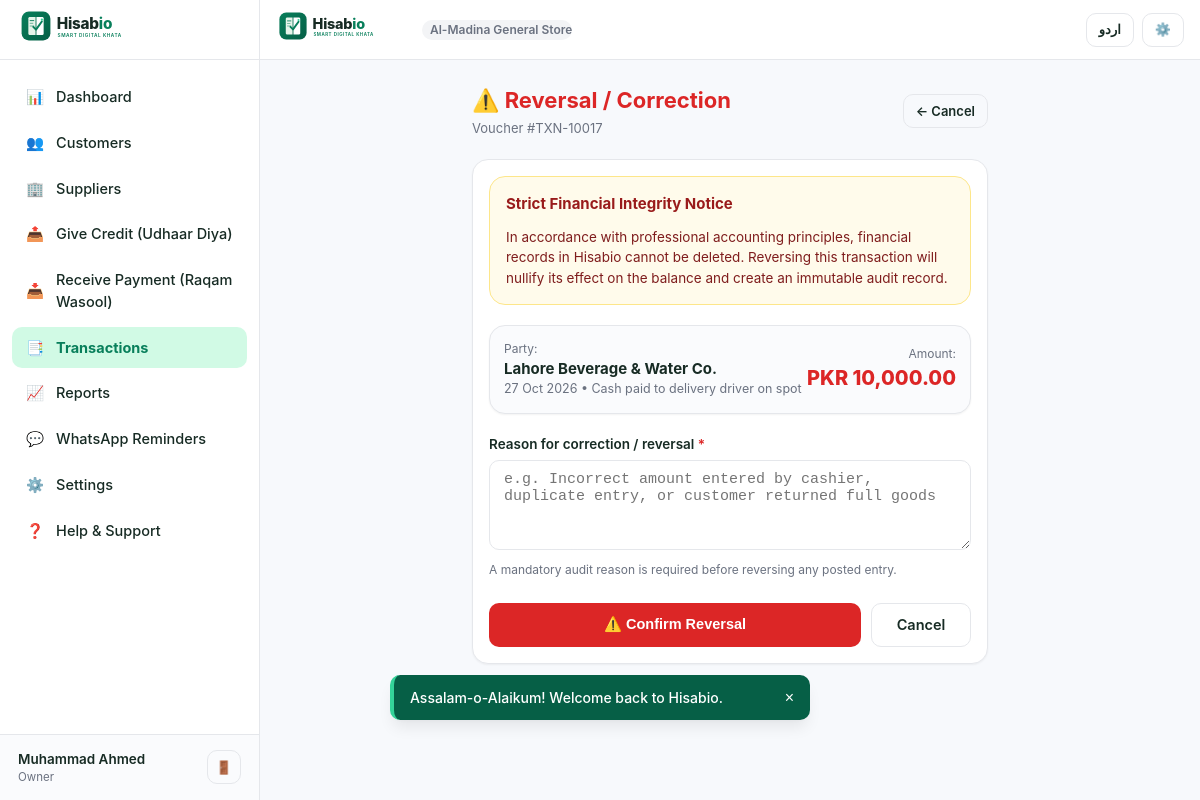
Page /transaction-reverse.php?id=17 (signed in) on the committed database.
### tables this page shows
CREATE TABLE `users` (
  `id` INT UNSIGNED AUTO_INCREMENT PRIMARY KEY,
  `full_name` VARCHAR(150) NOT NULL,
  `email` VARCHAR(191) NULL,
  `mobile` VARCHAR(25) NOT NULL,
  `password_hash` VARCHAR(255) NOT NULL,
  `status` ENUM('active', 'inactive', 'suspended') DEFAULT 'active',
  `created_at` DATETIME NOT NULL DEFAULT CURRENT_TIMESTAMP,
  `updated_at` DATETIME NOT NULL DEFAULT CURRENT_TIMESTAMP ON UPDATE CURRENT_TIMESTAMP,
  UNIQUE KEY `idx_users_mobile` (`mobile`),
  KEY `idx_users_email` (`email`)
);

CREATE TABLE `roles` (
  `id` INT UNSIGNED AUTO_INCREMENT PRIMARY KEY,
  `business_id` INT UNSIGNED NOT NULL,
  `role_name` VARCHAR(100) NOT NULL,
  `permissions` JSON NULL,
  `created_at` DATETIME NOT NULL DEFAULT CURRENT_TIMESTAMP,
  CONSTRAINT `fk_roles_business` FOREIGN KEY (`business_id`) REFERENCES `businesses` (`id`) ON DELETE CASCADE
);

CREATE TABLE `businesses` (
  `id` INT UNSIGNED AUTO_INCREMENT PRIMARY KEY,
  `business_name` VARCHAR(200) NOT NULL,
  `business_code` VARCHAR(50) NOT NULL UNIQUE,
  `owner_user_id` INT UNSIGNED NOT NULL,
  `business_category` VARCHAR(100) DEFAULT 'General Store',
  `logo` VARCHAR(255) NULL,
  `currency` VARCHAR(10) DEFAULT 'PKR',
  `country` VARCHAR(50) DEFAULT 'Pakistan',
  `city` VARCHAR(100) DEFAULT 'Lahore',
  `address` TEXT NULL,
  `phone` VARCHAR(25) NULL,
  `receipt_footer` TEXT NULL,
  `timezone` VARCHAR(50) DEFAULT 'Asia/Karachi',
  `language` VARCHAR(10) DEFAULT 'en',
  `status` ENUM('active', 'inactive') DEFAULT 'active',
  `created_at` DATETIME NOT NULL DEFAULT CURRENT_TIMESTAMP,
  `updated_at` DATETIME NOT NULL DEFAULT CURRENT_TIMESTAMP ON UPDATE CURRENT_TIMESTAMP,
  CONSTRAINT `fk_businesses_owner` FOREIGN KEY (`owner_user_id`) REFERENCES `users` (`id`) ON DELETE CASCADE
);

CREATE TABLE `transactions` (
  `id` INT UNSIGNED AUTO_INCREMENT PRIMARY KEY,
  `business_id` INT UNSIGNED NOT NULL,
  `transaction_reference` VARCHAR(60) NOT NULL,
  `account_id` INT UNSIGNED NOT NULL,
  `transaction_type` ENUM('credit_sale', 'payment_received', 'supplier_purchase', 'supplier_payment', 'adjustment', 'opening_balance', 'reversal') NOT NULL,
  `transaction_date` DATE NOT NULL,
  `amount` DECIMAL(18,2) NOT NULL,
  `payment_method` VARCHAR(50) DEFAULT 'Cash',
  `description` TEXT NULL,
  `due_date` DATE NULL,
  `reference_number` VARCHAR(100) NULL,
  `status` ENUM('completed', 'reversed', 'pending') NOT NULL DEFAULT 'completed',
  `created_by` INT UNSIGNED NULL,
  `created_at` DATETIME NOT NULL DEFAULT CURRENT_TIMESTAMP,
  `updated_at` DATETIME NOT NULL DEFAULT CURRENT_TIMESTAMP ON UPDATE CURRENT_TIMESTAMP,
  `reversed_transaction_id` INT UNSIGNED NULL,
  `correction_reason` TEXT NULL,
  KEY `idx_tx_bus_date` (`business_id`, `transaction_date`),
  KEY `idx_tx_account` (`account_id`),
  KEY `idx_tx_ref` (`business_id`, `transaction_reference`),
  KEY `idx_tx_type` (`business_id`, `transaction_type`),
  CONSTRAINT `fk_tx_business` FOREIGN KEY (`business_id`) REFERENCES `businesses` (`id`) ON DELETE CASCADE,
  CONSTRAINT `fk_tx_account` FOREIGN KEY (`account_id`) REFERENCES `accounts` (`id`) ON DELETE CASCADE
);

CREATE TABLE `suppliers` (
  `id` INT UNSIGNED AUTO_INCREMENT PRIMARY KEY,
  `business_id` INT UNSIGNED NOT NULL,
  `supplier_code` VARCHAR(50) NOT NULL,
  `name` VARCHAR(150) NOT NULL,
  `mobile` VARCHAR(25) NOT NULL,
  `alternate_contact` VARCHAR(100) NULL,
  `address` TEXT NULL,
  `notes` TEXT NULL,
  `status` ENUM('active', 'archived') DEFAULT 'active',
  `created_by` INT UNSIGNED NULL,
  `created_at` DATETIME NOT NULL DEFAULT CURRENT_TIMESTAMP,
  `updated_at` DATETIME NOT NULL DEFAULT CURRENT_TIMESTAMP ON UPDATE CURRENT_TIMESTAMP,
  `archived_at` DATETIME NULL,
  UNIQUE KEY `idx_supp_code_bus` (`business_id`, `supplier_code`),
  KEY `idx_supp_mobile_bus` (`business_id`, `mobile`),
  KEY `idx_supp_name_bus` (`business_id`, `name`),
  CONSTRAINT `fk_suppliers_business` FOREIGN KEY (`business_id`) REFERENCES `businesses` (`id`) ON DELETE CASCADE
);

### includes/lang.php (called while the page is built, shortened)
<?php
function get_current_lang(): string {
    return $_SESSION['app_lang'] ?? 'en';
}
function is_rtl(): bool {
    return get_current_lang() === 'ur';
}
function get_translations(): array {
    static $dict = null;
    if ($dict !== null) {
        return $dict;
    }
    return $dict;
}
function __(string $key): string {
    $lang = get_current_lang();
    $translations = get_translations();
    return $translations[$lang][$key] ?? $translations['en'][$key] ?? $key;
}

### includes/auth.php (called while the page is built, shortened)
<?php
function is_logged_in(): bool {
    return !empty($_SESSION['user_id']) && !empty($_SESSION['business_id']);
}
function current_user(): ?array {
    $pdo = get_db();
    $stmt = $pdo->prepare("SELECT id, full_name, email, mobile, status FROM users WHERE id = ?");
    $stmt->execute([$_SESSION['user_id']]);
    $user = $stmt->fetch() ?: null;
    return $user;
}
function current_business(): ?array {
    static $business = null;
    if ($business !== null) {
        return $business;
    }
    $pdo = get_db();
    $stmt = $pdo->prepare("
        SELECT b.*, r.role_name, r.permissions
        FROM businesses b
        JOIN business_users bu ON bu.business_id = b.id
        JOIN roles r ON r.id = bu.role_id
        WHERE b.id = ? AND bu.user_id = ? AND b.status = 'active'
    ");
    $stmt->execute([$_SESSION['business_id'], $_SESSION['user_id']]);
    $business = $stmt->fetch() ?: null;
    return $business;
}

### includes/functions.php (called while the page is built, shortened)
<?php
require_once __DIR__ . '/lang.php';
function format_currency($amount, bool $show_symbol = true, string $currency = 'PKR'): string {
    $val = (float)$amount;
    $formatted = number_format(abs($val), 2, '.', ',');
    $prefix = $show_symbol ? $currency . ' ' : '';
    return $prefix . $formatted;
}
function format_date(?string $date_str, string $format = 'd M Y'): string {
    $timestamp = strtotime($date_str);
    return $timestamp ? date($format, $timestamp) : '—';
}

### transaction-reverse.php (the view, shortened to what this page needs)
<?php
require_once __DIR__ . '/includes/auth.php';
require_once __DIR__ . '/includes/functions.php';
$biz = current_business();
$biz_id = (int)$biz['id'];
$tx_id = (int)($_GET['id'] ?? 0);
$pdo = get_db();
$stmt = $pdo->prepare("
    SELECT t.*, a.account_type,
           c.name AS customer_name, s.name AS supplier_name
    FROM transactions t
    JOIN accounts a ON a.id = t.account_id
    LEFT JOIN customers c ON c.id = a.customer_id
    LEFT JOIN suppliers s ON s.id = a.supplier_id
    WHERE t.id = ? AND t.business_id = ?
");
$stmt->execute([$tx_id, $biz_id]);
$tx = $stmt->fetch();
$reason = '';
$party_name = $tx['account_type'] === 'customer' ? $tx['customer_name'] : $tx['supplier_name'];
include __DIR__ . '/includes/header.php';
?>
<div class="page-container" style="max-width: 580px;">
  <div class="page-header">
    <div>
      <h1 class="page-title text-danger">⚠️ Reversal / Correction</h1>
      <p class="page-subtitle">Voucher #<?= htmlspecialchars($tx['transaction_reference']) ?></p>
    </div>
    <a href="<?= BASE_URL ?>transaction-details.php?id=<?= $tx['id'] ?>" class="btn btn-outline btn-sm">
      ← <?= __('cancel') ?>
    </a>
  </div>
  <div class="card">
    <div class="inline-confirmation warning" style="margin-top: 0; margin-bottom: 20px;">
      <span class="confirmation-title">Strict Financial Integrity Notice</span>
      <p class="confirmation-body">
        In accordance with professional accounting principles, financial records in Hisabio cannot be deleted. Reversing this transaction will nullify its effect on the balance and create an immutable audit record.
      </p>
    </div>
    <div class="card" style="background: #FAFBFD; border: 1px solid var(--border); padding: 14px; margin-bottom: 20px;">
      <div class="flex-between">
        <div>
          <div style="font-size: 12px; color: var(--text-muted);">Party:</div>
          <div style="font-weight: 700; font-size: 15px;"><?= htmlspecialchars($party_name) ?></div>
          <div style="font-size: 12.5px; color: var(--text-muted);"><?= format_date($tx['transaction_date']) ?> • <?= htmlspecialchars($tx['description']) ?></div>
        </div>
        <div style="text-align: right;">
          <div style="font-size: 12px; color: var(--text-muted);">Amount:</div>
          <div style="font-size: 20px; font-weight: 800; color: var(--danger);"><?= format_currency($tx['amount']) ?></div>
        </div>
      </div>
    </div>
    <form method="POST" action="" data-loading-state>
      <div class="form-group">
        <label class="form-label" for="correction_reason">
          <?= __('correction_reason') ?> <span class="required">*</span>
        </label>
        <textarea
          id="correction_reason"
          name="correction_reason"
          class="form-control"
          placeholder="e.g. Incorrect amount entered by cashier, duplicate entry, or customer returned full goods"
          rows="3"
          required
          autofocus
        ><?= htmlspecialchars($reason) ?></textarea>
        <div class="form-hint">A mandatory audit reason is required before reversing any posted entry.</div>
      </div>
      <div style="display: flex; gap: 10px; margin-top: 24px;">
        <button type="submit" class="btn btn-danger" style="flex: 1;" data-loading-text="Reversing Transaction...">
          ⚠️ Confirm Reversal
        </button>
        <a href="<?= BASE_URL ?>transaction-details.php?id=<?= $tx['id'] ?>" class="btn btn-outline" style="min-width: 100px;">
          <?= __('cancel') ?>
        </a>
      </div>
    </form>
  </div>
</div>
<?php include __DIR__ . '/includes/footer.php'; ?>

### includes/header.php (shortened to what this page needs)
<?php
require_once __DIR__ . '/auth.php';
require_once __DIR__ . '/lang.php';
require_once __DIR__ . '/functions.php';
$current_user = current_user();
$current_business = current_business();
$is_rtl = is_rtl();
$lang = get_current_lang();
?>
<!DOCTYPE html>
<html lang="<?= $lang ?>" dir="<?= $is_rtl ? 'rtl' : 'ltr' ?>">
<head>
  <link rel="stylesheet" href="<?= BASE_URL ?>assets/css/style.css?v=<?= APP_VERSION ?>">
  <link rel="stylesheet" href="<?= BASE_URL ?>assets/css/responsive.css?v=<?= APP_VERSION ?>">
  <link rel="stylesheet" href="<?= BASE_URL ?>assets/css/animations.css?v=<?= APP_VERSION ?>">
  <link rel="stylesheet" href="<?= BASE_URL ?>assets/css/print.css?v=<?= APP_VERSION ?>" media="print">
</head>
<body class="page-enter">
  <div class="app-layout">
    <?php if (is_logged_in()): ?>
      <?php include __DIR__ . '/sidebar.php'; ?>
    <?php endif; ?>
    <main class="main-content">
      <header class="app-header no-print">
        <div class="header-brand">
          <a href="<?= is_logged_in() ? BASE_URL . 'dashboard.php' : BASE_URL . 'login.php' ?>" class="d-flex align-items-center">
            <img src="<?= BASE_URL ?>assets/images/logo.svg" alt="Hisabio Logo">
          </a>
          <?php if ($current_business): ?>
            <span class="badge badge-neutral" style="max-width: 150px; overflow: hidden; text-overflow: ellipsis; white-space: nowrap;">
              <?= htmlspecialchars($current_business['business_name']) ?>
            </span>
          <?php endif; ?>
        </div>
        <div class="header-actions">
          <?php if ($lang === 'en'): ?>
            <a href="?lang=ur" class="btn btn-outline btn-sm" title="اردو میں تبدیل کریں">اردو</a>
          <?php else: ?>
            <a href="?lang=en" class="btn btn-outline btn-sm" title="Switch to English">English</a>
          <?php endif; ?>
          <?php if (is_logged_in()): ?>
            <a href="<?= BASE_URL ?>settings.php" class="btn btn-outline btn-sm" title="<?= __('settings') ?>" aria-label="<?= __('settings') ?>">
              ⚙️
            </a>
          <?php else: ?>
            <a href="<?= BASE_URL ?>login.php" class="btn btn-primary btn-sm"><?= __('login') ?></a>
          <?php endif; ?>
        </div>
      </header>

### includes/sidebar.php
<?php
$current_page = basename($_SERVER['PHP_SELF'] ?? '');
?>
<aside class="app-sidebar no-print">
  <div class="sidebar-header">
    <a href="<?= BASE_URL ?>dashboard.php">
      <img src="<?= BASE_URL ?>assets/images/logo.svg" alt="Hisabio">
    </a>
  </div>
  <nav class="sidebar-nav">
    <a href="<?= BASE_URL ?>dashboard.php" class="sidebar-link <?= $current_page === 'dashboard.php' ? 'active' : '' ?>">
      <span>📊</span>
      <span><?= __('dashboard') ?></span>
    </a>
    <a href="<?= BASE_URL ?>customers.php" class="sidebar-link <?= in_array($current_page, ['customers.php', 'customer-add.php', 'customer-edit.php', 'customer-profile.php', 'customer-ledger.php', 'customer-statement.php'], true) ? 'active' : '' ?>">
      <span>👥</span>
      <span><?= __('customers') ?></span>
    </a>
    <a href="<?= BASE_URL ?>suppliers.php" class="sidebar-link <?= in_array($current_page, ['suppliers.php', 'supplier-add.php', 'supplier-edit.php', 'supplier-profile.php', 'supplier-ledger.php', 'supplier-statement.php'], true) ? 'active' : '' ?>">
      <span>🏢</span>
      <span><?= __('suppliers') ?></span>
    </a>
    <a href="<?= BASE_URL ?>give-credit.php" class="sidebar-link <?= $current_page === 'give-credit.php' ? 'active' : '' ?>">
      <span>📤</span>
      <span><?= __('give_credit') ?></span>
    </a>
    <a href="<?= BASE_URL ?>receive-payment.php" class="sidebar-link <?= $current_page === 'receive-payment.php' ? 'active' : '' ?>">
      <span>📥</span>
      <span><?= __('receive_payment') ?></span>
    </a>
    <a href="<?= BASE_URL ?>transactions.php" class="sidebar-link <?= in_array($current_page, ['transactions.php', 'transaction-details.php', 'transaction-reverse.php'], true) ? 'active' : '' ?>">
      <span>📑</span>
      <span><?= __('transactions') ?></span>
    </a>
    <a href="<?= BASE_URL ?>reports.php" class="sidebar-link <?= $current_page === 'reports.php' ? 'active' : '' ?>">
      <span>📈</span>
      <span><?= __('reports') ?></span>
    </a>
    <a href="<?= BASE_URL ?>reminders.php" class="sidebar-link <?= $current_page === 'reminders.php' ? 'active' : '' ?>">
      <span>💬</span>
      <span><?= __('reminders') ?></span>
    </a>
    <a href="<?= BASE_URL ?>settings.php" class="sidebar-link <?= in_array($current_page, ['settings.php', 'appearance.php', 'security.php', 'backup.php', 'users.php', 'roles.php'], true) ? 'active' : '' ?>">
      <span>⚙️</span>
      <span><?= __('settings') ?></span>
    </a>
    <a href="<?= BASE_URL ?>help.php" class="sidebar-link <?= $current_page === 'help.php' ? 'active' : '' ?>">
      <span>❓</span>
      <span><?= __('help_support') ?></span>
    </a>
  </nav>
  <div class="sidebar-footer">
    <div class="business-pill">
      <span class="business-pill-name"><?= htmlspecialchars($current_user['full_name'] ?? 'User') ?></span>
      <span class="business-pill-role"><?= htmlspecialchars($current_business['role_name'] ?? 'Owner') ?></span>
    </div>
    <a href="<?= BASE_URL ?>logout.php" class="btn btn-outline btn-sm" title="<?= __('logout') ?>" style="padding: 4px 8px;">
      🚪
    </a>
  </div>
</aside>

### rows in the picture
users: full_name "Muhammad Ahmed"
roles: role_name "Owner", business.business_name "Al-Madina General S…"
transactions: transaction_reference "TXN-10017", suppliers.name "Lahore Beverage & Water Co.", transaction_date "27 Oct 2026", description "Cash paid to delivery driver on spot", amount "PKR 10,000.00"

### other values in the picture
__('dashboard') "Dashboard"
__('customers') "Customers"
__('suppliers') "Suppliers"
__('give_credit') "Give Credit (Udhaar Diya)"
__('receive_payment') "Receive Payment (Raqam Wasool)"
__('transactions') "Transactions"
__('reports') "Reports"
__('reminders') "WhatsApp Reminders"
__('settings') "Settings"
__('help_support') "Help & Support"
__('cancel') "Cancel"
__('correction_reason') "Reason for correction / reversal"
